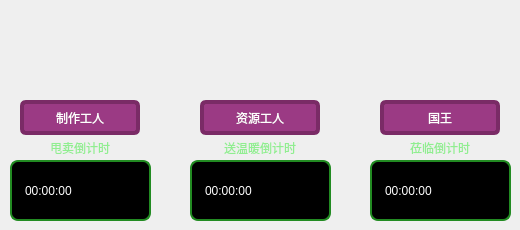
    <widget class="QWidget" name="timer_tab">
     <attribute name="icon">
      <iconset>
       <normaloff>icon_global_timer_sp.png</normaloff>icon_global_timer_sp.png</iconset>
     </attribute>
     <attribute name="title">
      <string>计时器</string>
     </attribute>
     <widget class="QLabel" name="craft_label">
      <property name="geometry">
       <rect>
        <x>20</x>
        <y>100</y>
        <width>120</width>
        <height>35</height>
       </rect>
      </property>
      <property name="styleSheet">
       <string notr="true">QLabel {
        background-color: #9B3A84;  /* 设置背景颜色（紫色） */
        color: white;  /* 文字颜色 */
        font: bold 16px &quot;Microsoft YaHei&quot;;  /* 字体加粗，大小16px */
        border: 4px solid #7A2B66;  /* 设置边框颜色 */
        border-radius: 6px;  /* 让边框有一点圆角 */
        padding: 4px 12px;  /* 调整内边距，让文字更贴合 */
    }</string>
      </property>
      <property name="text">
       <string>制作工人</string>
      </property>
      <property name="alignment">
       <set>Qt::AlignmentFlag::AlignCenter</set>
      </property>
      <property name="textInteractionFlags">
       <set>Qt::TextInteractionFlag::NoTextInteraction</set>
      </property>
     </widget>
     <widget class="QLabel" name="craft_arriving_in">
      <property name="geometry">
       <rect>
        <x>10</x>
        <y>130</y>
        <width>140</width>
        <height>35</height>
       </rect>
      </property>
      <property name="styleSheet">
       <string notr="true">background: transparent;  /* 透明背景 */
        color: #90EE90;  /* 亮绿色，和时间颜色相近但稍微弱一点 */
        font: bold 20px &quot;Microsoft YaHei&quot;;  /* 字体稍小，但加粗 */
        padding: 5px;
		border: none</string>
      </property>
      <property name="text">
       <string>甩卖倒计时</string>
      </property>
      <property name="alignment">
       <set>Qt::AlignmentFlag::AlignCenter</set>
      </property>
      <property name="textInteractionFlags">
       <set>Qt::TextInteractionFlag::NoTextInteraction</set>
      </property>
     </widget>
     <widget class="QLabel" name="craft_timer">
      <property name="geometry">
       <rect>
        <x>10</x>
        <y>160</y>
        <width>141</width>
        <height>61</height>
       </rect>
      </property>
      <property name="styleSheet">
       <string notr="true">background-color: black;  /* 黑色背景 */
        color: #ffffff;  /* 绿色数字（类似电子钟） */
        font: bold 26px &quot;Consolas&quot;;  /* 字体加粗，大小28px，类似数字钟 */
        border: 2px solid #228B22;  /* 绿色边框 */
        border-radius: 8px;  /* 圆角边框 */
        padding: 10px;  /* 内边距，让文字更居中 */
        text-align: center;
        qproperty-alignment: AlignCenter;</string>
      </property>
      <property name="text">
       <string>00:00:00</string>
      </property>
      <property name="textInteractionFlags">
       <set>Qt::TextInteractionFlag::NoTextInteraction</set>
      </property>
     </widget>
     <widget class="QLabel" name="resource_arriving_in">
      <property name="geometry">
       <rect>
        <x>190</x>
        <y>130</y>
        <width>140</width>
        <height>35</height>
       </rect>
      </property>
      <property name="styleSheet">
       <string notr="true">background: transparent;  /* 透明背景 */
        color: #90EE90;  /* 亮绿色，和时间颜色相近但稍微弱一点 */
        font: bold 20px &quot;Microsoft YaHei&quot;;  /* 字体稍小，但加粗 */
        padding: 5px;
		border: none</string>
      </property>
      <property name="text">
       <string>送温暖倒计时</string>
      </property>
      <property name="alignment">
       <set>Qt::AlignmentFlag::AlignCenter</set>
      </property>
      <property name="textInteractionFlags">
       <set>Qt::TextInteractionFlag::NoTextInteraction</set>
      </property>
     </widget>
     <widget class="QLabel" name="resource_timer">
      <property name="geometry">
       <rect>
        <x>190</x>
        <y>160</y>
        <width>141</width>
        <height>61</height>
       </rect>
      </property>
      <property name="styleSheet">
       <string notr="true">background-color: black;  /* 黑色背景 */
        color: #ffffff;  /* 绿色数字（类似电子钟） */
        font: bold 26px &quot;Consolas&quot;;  /* 字体加粗，大小28px，类似数字钟 */
        border: 2px solid #228B22;  /* 绿色边框 */
        border-radius: 8px;  /* 圆角边框 */
        padding: 10px;  /* 内边距，让文字更居中 */
        text-align: center;
        qproperty-alignment: AlignCenter;</string>
      </property>
      <property name="text">
       <string>00:00:00</string>
      </property>
      <property name="textInteractionFlags">
       <set>Qt::TextInteractionFlag::NoTextInteraction</set>
      </property>
     </widget>
     <widget class="QLabel" name="king_arriving_in">
      <property name="geometry">
       <rect>
        <x>370</x>
        <y>130</y>
        <width>140</width>
        <height>35</height>
       </rect>
      </property>
      <property name="styleSheet">
       <string notr="true">background: transparent;  /* 透明背景 */
        color: #90EE90;  /* 亮绿色，和时间颜色相近但稍微弱一点 */
        font: bold 20px &quot;Microsoft YaHei&quot;;  /* 字体稍小，但加粗 */
        padding: 5px;
		border: none</string>
      </property>
      <property name="text">
       <string>莅临倒计时</string>
      </property>
      <property name="alignment">
       <set>Qt::AlignmentFlag::AlignCenter</set>
      </property>
      <property name="textInteractionFlags">
       <set>Qt::TextInteractionFlag::NoTextInteraction</set>
      </property>
     </widget>
     <widget class="QLabel" name="king_timer">
      <property name="geometry">
       <rect>
        <x>370</x>
        <y>160</y>
        <width>141</width>
        <height>61</height>
       </rect>
      </property>
      <property name="styleSheet">
       <string notr="true">background-color: black;  /* 黑色背景 */
        color: #ffffff;  /* 绿色数字（类似电子钟） */
        font: bold 26px &quot;Consolas&quot;;  /* 字体加粗，大小28px，类似数字钟 */
        border: 2px solid #228B22;  /* 绿色边框 */
        border-radius: 8px;  /* 圆角边框 */
        padding: 10px;  /* 内边距，让文字更居中 */
        text-align: center;
        qproperty-alignment: AlignCenter;</string>
      </property>
      <property name="text">
       <string>00:00:00</string>
      </property>
      <property name="textInteractionFlags">
       <set>Qt::TextInteractionFlag::NoTextInteraction</set>
      </property>
     </widget>
     <widget class="QLabel" name="resource_label">
      <property name="geometry">
       <rect>
        <x>200</x>
        <y>100</y>
        <width>120</width>
        <height>35</height>
       </rect>
      </property>
      <property name="styleSheet">
       <string notr="true">QLabel {
        background-color: #9B3A84;  /* 设置背景颜色（紫色） */
        color: white;  /* 文字颜色 */
        font: bold 16px &quot;Microsoft YaHei&quot;;  /* 字体加粗，大小16px */
        border: 4px solid #7A2B66;  /* 设置边框颜色 */
        border-radius: 6px;  /* 让边框有一点圆角 */
        padding: 4px 12px;  /* 调整内边距，让文字更贴合 */
    }</string>
      </property>
      <property name="text">
       <string>资源工人</string>
      </property>
      <property name="alignment">
       <set>Qt::AlignmentFlag::AlignCenter</set>
      </property>
      <property name="textInteractionFlags">
       <set>Qt::TextInteractionFlag::NoTextInteraction</set>
      </property>
     </widget>
     <widget class="QLabel" name="king_label">
      <property name="geometry">
       <rect>
        <x>380</x>
        <y>100</y>
        <width>120</width>
        <height>35</height>
       </rect>
      </property>
      <property name="styleSheet">
       <string notr="true">QLabel {
        background-color: #9B3A84;  /* 设置背景颜色（紫色） */
        color: white;  /* 文字颜色 */
        font: bold 16px &quot;Microsoft YaHei&quot;;  /* 字体加粗，大小16px */
        border: 4px solid #7A2B66;  /* 设置边框颜色 */
        border-radius: 6px;  /* 让边框有一点圆角 */
        padding: 4px 12px;  /* 调整内边距，让文字更贴合 */
    }</string>
      </property>
      <property name="text">
       <string>国王</string>
      </property>
      <property name="alignment">
       <set>Qt::AlignmentFlag::AlignCenter</set>
      </property>
      <property name="textInteractionFlags">
       <set>Qt::TextInteractionFlag::NoTextInteraction</set>
      </property>
     </widget>
     <widget class="QPushButton" name="king_reset_button">
      <property name="geometry">
       <rect>
        <x>380</x>
        <y>0</y>
        <width>120</width>
        <height>120</height>
       </rect>
      </property>
      <property name="styleSheet">
       <string notr="true">QPushButton {
    border: none;
    background: transparent;
}
QPushButton:hover {
    background-color: rgba(255, 255, 255, 0.2);  /* 悬停时出现背景 */
    border-radius: 5px;  /* 圆角边框，可根据需要调整 */
}
QPushButton:pressed {
    background-color: rgba(255, 255, 255, 0.4);  /* 按下时背景更明显 */
    border-radius: 5px;
}</string>
      </property>
      <property name="text">
       <string/>
      </property>
      <property name="icon">
       <iconset>
        <normaloff>king_head.png</normaloff>king_head.png</iconset>
      </property>
      <property name="iconSize">
       <size>
        <width>120</width>
        <height>120</height>
       </size>
      </property>
     </widget>
     <widget class="QPushButton" name="resource_reset_button">
      <property name="geometry">
       <rect>
        <x>200</x>
        <y>10</y>
        <width>120</width>
        <height>120</height>
       </rect>
      </property>
      <property name="styleSheet">
       <string notr="true">QPushButton {
    border: none;
    background: transparent;
}
QPushButton:hover {
    background-color: rgba(255, 255, 255, 0.2);  /* 悬停时出现背景 */
    border-radius: 5px;  /* 圆角边框，可根据需要调整 */
}
QPushButton:pressed {
    background-color: rgba(255, 255, 255, 0.4);  /* 按下时背景更明显 */
    border-radius: 5px;
}</string>
      </property>
      <property name="text">
       <string/>
      </property>
      <property name="icon">
       <iconset>
        <normaloff>icon_global_boost_resboost.png</normaloff>icon_global_boost_resboost.png</iconset>
      </property>
      <property name="iconSize">
       <size>
        <width>120</width>
        <height>120</height>
       </size>
      </property>
     </widget>
     <widget class="QPushButton" name="craft_reset_button">
      <property name="geometry">
       <rect>
        <x>20</x>
        <y>10</y>
        <width>120</width>
        <height>120</height>
       </rect>
      </property>
      <property name="styleSheet">
       <string notr="true">QPushButton {
    border: none;
    background: transparent;
}
QPushButton:hover {
    background-color: rgba(255, 255, 255, 0.2);  /* 悬停时出现背景 */
    border-radius: 5px;  /* 圆角边框，可根据需要调整 */
}
QPushButton:pressed {
    background-color: rgba(255, 255, 255, 0.4);  /* 按下时背景更明显 */
    border-radius: 5px;
}</string>
      </property>
      <property name="text">
       <string/>
      </property>
      <property name="icon">
       <iconset>
        <normaloff>icon_global_boost_craftboost.png</normaloff>icon_global_boost_craftboost.png</iconset>
      </property>
      <property name="iconSize">
       <size>
        <width>120</width>
        <height>120</height>
       </size>
      </property>
     </widget>
     <zorder>craft_reset_button</zorder>
     <zorder>resource_reset_button</zorder>
     <zorder>king_reset_button</zorder>
     <zorder>craft_label</zorder>
     <zorder>craft_timer</zorder>
     <zorder>resource_timer</zorder>
     <zorder>king_timer</zorder>
     <zorder>resource_label</zorder>
     <zorder>king_label</zorder>
     <zorder>craft_arriving_in</zorder>
     <zorder>king_arriving_in</zorder>
     <zorder>resource_arriving_in</zorder>
    </widget>
